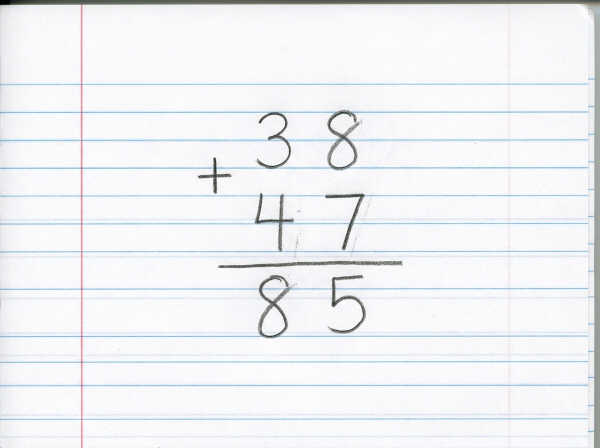
#> input picture services/ai-service/tests/fixtures/sample_input_synthetic.jpg, 1200 x 896 px, found by its file name (shown at 1/2 size); the run also reads 1 picture not shown here
$ python build_arithmetic_line_dataset.py
#> lines starting #> are read from the running program, lines starting #| are printed output that depends on the picture
"""
MathVision Kids — Arithmetic OCR Line Dataset Builder
Task: OCR.DATA.1 — Arithmetic Line Dataset Builder & Fine-Tuning Handoff Preparation
Mode: DATA ENGINEERING / NO MODEL TRAINING / LOCAL-FIRST
"""
import os
import sys
import json
import hashlib
import csv
from pathlib import Path
from typing import Dict, Any, List, Tuple
from PIL import Image, ImageDraw, ImageFont

# Workspace roots
WORKSPACE_ROOT = Path(r"E:\MathVisionKid")
CROPS_DIR = WORKSPACE_ROOT / "ai-training" / "datasets" / "arithmetic_ocr_line_v1" / "crops"
HANDOFF_DIR = WORKSPACE_ROOT / "ai-training" / "handoff" / "outgoing" / "arithmetic_ocr_line_v1"
EVIDENCE_DIR = WORKSPACE_ROOT / "report" / "evidence" / "ocr_data_1"

CROPS_DIR.mkdir(parents=True, exist_ok=True)
HANDOFF_DIR.mkdir(parents=True, exist_ok=True)
(HANDOFF_DIR / "splits").mkdir(parents=True, exist_ok=True)
(HANDOFF_DIR / "config").mkdir(parents=True, exist_ok=True)
(HANDOFF_DIR / "reports").mkdir(parents=True, exist_ok=True)
(HANDOFF_DIR / "samples").mkdir(parents=True, exist_ok=True)
EVIDENCE_DIR.mkdir(parents=True, exist_ok=True)


def sha256_file(p: Path) -> str:
    h = hashlib.sha256()
    with open(p, "rb") as f:
        for chunk in iter(lambda: f.read(65536), b""):
            h.update(chunk)
    return h.hexdigest().lower()


def sha256_bytes(b: bytes) -> str:
    return hashlib.sha256(b).hexdigest().lower()


# ─── Raw Source Definitions ──────────────────────────────────────────────────
# All bounding boxes are defined in pixel coordinates [x1, y1, x2, y2]
# derived strictly from verified ground-truth annotations and programmatic layouts.
# NO model predictions are used.

SOURCES = [
    {
        "source_image_id": "sample_input_synthetic",
        "image_path": WORKSPACE_ROOT / "services" / "ai-service" / "tests" / "fixtures" / "sample_input_synthetic.jpg",
        "operation": "VERTICAL_ADDITION",
        "is_synthetic": True,
        "pii_status": "DEIDENTIFIED_SYNTHETIC",
        "annotation_source": "expected_output.json + verified ink geometry",
        "writer_id": "ANONYMOUS_SYNTHETIC_01",
        "seen_by_yolo": "YES",
        "target_split": "train",
        "rows": [
            {
                "row_index": 0,
                "raw_label": "38",
                "row_type": "OPERAND",
                "bbox": (506, 220, 722, 340),
                "digit_count": 2,
                "contains_operator": False,
                "contains_carry_context": True,
                "contains_borrow_context": False,
                "is_ocr_eligible": True,
            },
            {
                "row_index": 1,
                "raw_label": "+47",
                "row_type": "OPERATOR_OPERAND",
                "bbox": (330, 335, 730, 505),
                "digit_count": 2,
                "contains_operator": True,
                "contains_carry_context": True,
                "contains_borrow_context": False,
                "is_ocr_eligible": True,
            },
            {
                "row_index": 2,
                "raw_label": "=",
                "row_type": "SEPARATOR",
                "bbox": (436, 522, 769, 535),
                "digit_count": 0,
                "contains_operator": False,
                "contains_carry_context": False,
                "contains_borrow_context": False,
                "is_ocr_eligible": False,
                "exclusion_reason": "SEPARATOR_HORIZONTAL_RULE_NON_TEXTUAL",
            },
            {
                "row_index": 3,
                "raw_label": "85",
                "row_type": "RESULT",
                "bbox": (517, 550, 730, 676),
                "digit_count": 2,
                "contains_operator": False,
                "contains_carry_context": True,
                "contains_borrow_context": False,
                "is_ocr_eligible": True,
            },
        ],
    },
    {
        "source_image_id": "synthetic_addition",
        "image_path": WORKSPACE_ROOT / "services" / "ai-service" / "tests" / "fixtures" / "synthetic_addition.jpg",
        "operation": "VERTICAL_ADDITION",
        "is_synthetic": True,
        "pii_status": "DEIDENTIFIED_SYNTHETIC",
        "annotation_source": "programmatic vertical addition fixture (45 + 27 = 72)",
        "writer_id": "ANONYMOUS_SYNTHETIC_02",
        "seen_by_yolo": "YES",
        "target_split": "train",
        "rows": [
            {
                "row_index": 0,
                "raw_label": "45",
                "row_type": "OPERAND",
                "bbox": (261, 154, 376, 207),
                "digit_count": 2,
                "contains_operator": False,
                "contains_carry_context": True,
                "contains_borrow_context": False,
                "is_ocr_eligible": True,
            },
            {
                "row_index": 1,
                "raw_label": "+27",
                "row_type": "OPERATOR_OPERAND",
                "bbox": (184, 254, 376, 306),
                "digit_count": 2,
                "contains_operator": True,
                "contains_carry_context": True,
                "contains_borrow_context": False,
                "is_ocr_eligible": True,
            },
            {
                "row_index": 2,
                "raw_label": "=",
                "row_type": "SEPARATOR",
                "bbox": (170, 339, 420, 343),
                "digit_count": 0,
                "contains_operator": False,
                "contains_carry_context": False,
                "contains_borrow_context": False,
                "is_ocr_eligible": False,
                "exclusion_reason": "SEPARATOR_HORIZONTAL_RULE_NON_TEXTUAL",
            },
            {
                "row_index": 3,
                "raw_label": "72",
                "row_type": "RESULT",
                "bbox": (263, 384, 376, 436),
                "digit_count": 2,
                "contains_operator": False,
                "contains_carry_context": True,
                "contains_borrow_context": False,
                "is_ocr_eligible": True,
            },
        ],
    },
    {
        "source_image_id": "synthetic_addition_carry",
        "image_path": WORKSPACE_ROOT / "services" / "ai-service" / "tests" / "fixtures" / "synthetic_addition_carry.jpg",
        "operation": "VERTICAL_ADDITION",
        "is_synthetic": True,
        "pii_status": "DEIDENTIFIED_SYNTHETIC",
        "annotation_source": "programmatic vertical addition with carry marker (1 above 45 + 27 = 72)",
        "writer_id": "ANONYMOUS_SYNTHETIC_02",
        "seen_by_yolo": "YES",
        "target_split": "train",
        "rows": [
            {
                "row_index": 0,
                "raw_label": "1",
                "row_type": "CARRY_ONLY",
                "bbox": (274, 90, 283, 96),
                "digit_count": 1,
                "contains_operator": False,
                "contains_carry_context": True,
                "contains_borrow_context": False,
                "is_ocr_eligible": False,
                "exclusion_reason": "CARRY_ONLY_AUXILIARY_MARKER_EXCLUDED_PER_SECTION_7",
            },
            {
                "row_index": 1,
                "raw_label": "45",
                "row_type": "OPERAND",
                "bbox": (261, 154, 376, 207),
                "digit_count": 2,
                "contains_operator": False,
                "contains_carry_context": True,
                "contains_borrow_context": False,
                "is_ocr_eligible": True,
            },
            {
                "row_index": 2,
                "raw_label": "+27",
                "row_type": "OPERATOR_OPERAND",
                "bbox": (184, 254, 376, 306),
                "digit_count": 2,
                "contains_operator": True,
                "contains_carry_context": True,
                "contains_borrow_context": False,
                "is_ocr_eligible": True,
            },
            {
                "row_index": 3,
                "raw_label": "=",
                "row_type": "SEPARATOR",
                "bbox": (170, 339, 420, 343),
                "digit_count": 0,
                "contains_operator": False,
                "contains_carry_context": False,
                "contains_borrow_context": False,
                "is_ocr_eligible": False,
                "exclusion_reason": "SEPARATOR_HORIZONTAL_RULE_NON_TEXTUAL",
            },
            {
                "row_index": 4,
                "raw_label": "72",
                "row_type": "RESULT",
                "bbox": (263, 384, 376, 436),
                "digit_count": 2,
                "contains_operator": False,
                "contains_carry_context": True,
                "contains_borrow_context": False,
                "is_ocr_eligible": True,
            },
        ],
    },
    {
        "source_image_id": "synthetic_subtraction",
        "image_path": WORKSPACE_ROOT / "services" / "ai-service" / "tests" / "fixtures" / "synthetic_subtraction.jpg",
        "operation": "VERTICAL_SUBTRACTION",
        "is_synthetic": True,
        "pii_status": "DEIDENTIFIED_SYNTHETIC",
        "annotation_source": "programmatic vertical subtraction fixture (52 - 18 = 34)",
        "writer_id": "ANONYMOUS_SYNTHETIC_03",
        "seen_by_yolo": "YES",
        "target_split": "val",
        "rows": [
            {
                "row_index": 0,
                "raw_label": "52",
                "row_type": "OPERAND",
                "bbox": (263, 154, 376, 207),
                "digit_count": 2,
                "contains_operator": False,
                "contains_carry_context": False,
                "contains_borrow_context": True,
                "is_ocr_eligible": True,
            },
            {
                "row_index": 1,
                "raw_label": "-18",
                "row_type": "OPERATOR_OPERAND",
                "bbox": (182, 254, 376, 307),
                "digit_count": 2,
                "contains_operator": True,
                "contains_carry_context": False,
                "contains_borrow_context": True,
                "is_ocr_eligible": True,
            },
            {
                "row_index": 2,
                "raw_label": "=",
                "row_type": "SEPARATOR",
                "bbox": (170, 339, 420, 343),
                "digit_count": 0,
                "contains_operator": False,
                "contains_carry_context": False,
                "contains_borrow_context": False,
                "is_ocr_eligible": False,
                "exclusion_reason": "SEPARATOR_HORIZONTAL_RULE_NON_TEXTUAL",
            },
            {
                "row_index": 3,
                "raw_label": "34",
                "row_type": "RESULT",
                "bbox": (263, 384, 376, 437),
                "digit_count": 2,
                "contains_operator": False,
                "contains_carry_context": False,
                "contains_borrow_context": True,
                "is_ocr_eligible": True,
            },
        ],
    },
]


def build_dataset():
    print("=" * 70)
    print("BUILDING ARITHMETIC OCR LINE DATASET (OCR.DATA.1)")
    print("=" * 70)

    manifest_records = []
    exclusions_records = []
    seen_crop_hashes = {}  # hash -> sample_id

    total_derived_rows = 0
    total_valid_samples = 0
    duplicates_excluded = 0
    ineligible_excluded = 0

    # 1. Process all source images
    for src in SOURCES:
        src_id = src["source_image_id"]
        img_p = src["image_path"]
        assert img_p.exists(), f"Source image missing: {img_p}"
        src_sha = sha256_file(img_p)

        im = Image.open(img_p)
#> im is the input picture: PIL image 1200x896 RGB; mean R, G, B 239.8, 241.7, 244.5
        W, H = im.size

        for r in src["rows"]:
            total_derived_rows += 1
            r_idx = r["row_index"]
            raw_label = r["raw_label"]
            r_type = r["row_type"]
            is_eligible = r["is_ocr_eligible"]
            x1, y1, x2, y2 = r["bbox"]

            # Proportional padding calculation
            bh = y2 - y1
            pad_y = int(round(bh * 0.15))
            pad_x = int(round(bh * 0.20))
            cx1 = max(0, x1 - pad_x)
            cy1 = max(0, y1 - pad_y)
            cx2 = min(W, x2 + pad_x)
            cy2 = min(H, y2 + pad_y)

            # Crop image (natural unscaled resolution)
            crop_im = im.crop((cx1, cy1, cx2, cy2))
            crop_w, crop_h = crop_im.size

            # Encode bytes to memory to compute exact content hash
            import io
            buf = io.BytesIO()
            crop_im.save(buf, format="PNG")
            crop_bytes = buf.getvalue()
            crop_hash = sha256_bytes(crop_bytes)

            # Determine sample_id
            hash_fragment = crop_hash[:8]
            sample_id = f"{src_id}_row_{r_idx:02d}_{raw_label.replace('+', 'plus').replace('-', 'minus').replace('=', 'eq')}_{hash_fragment}"

            # Check eligibility
            if not is_eligible:
                ineligible_excluded += 1
                exclusions_records.append({
                    "sample_id": sample_id,
                    "source_image_id": src_id,
                    "row_index": r_idx,
                    "raw_label": raw_label,
                    "row_type": r_type,
                    "reason": r.get("exclusion_reason", "INELIGIBLE_ROW_TYPE"),
                    "crop_bbox": [cx1, cy1, cx2, cy2],
                    "crop_dimensions": [crop_w, crop_h],
                })
                print(f"  [EXCLUDED - {r_type}] {sample_id} ({raw_label}) - {r.get('exclusion_reason')}")
                continue

            # Check deduplication
            if crop_hash in seen_crop_hashes:
                duplicates_excluded += 1
                orig_sample_id = seen_crop_hashes[crop_hash]
                exclusions_records.append({
                    "sample_id": sample_id,
                    "source_image_id": src_id,
                    "row_index": r_idx,
                    "raw_label": raw_label,
                    "row_type": r_type,
                    "reason": f"DUPLICATE_CROP_EXACT_BYTES (identical to {orig_sample_id})",
                    "duplicate_of": orig_sample_id,
                    "crop_hash": crop_hash,
                    "crop_bbox": [cx1, cy1, cx2, cy2],
                })
                print(f"  [EXCLUDED - DUPLICATE] {sample_id} ({raw_label}) duplicate of {orig_sample_id}")
                continue

            # Valid unique sample
            seen_crop_hashes[crop_hash] = sample_id
            total_valid_samples += 1

            # Save crop to dataset directory
            crop_filename = f"{sample_id}.png"
            crop_file_path = CROPS_DIR / crop_filename
            with open(crop_file_path, "wb") as f:
                f.write(crop_bytes)

            record = {
                "sample_id": sample_id,
                "crop_path": str(crop_file_path.relative_to(WORKSPACE_ROOT)).replace("\\", "/"),
                "crop_filename": crop_filename,
                "raw_label": raw_label,
                "normalized_label": raw_label,
                "source_image_id": src_id,
                "source_image_hash": src_sha,
                "crop_hash": crop_hash,
                "row_index": r_idx,
                "row_type": r_type,
                "operation": src["operation"],
                "digit_count": r["digit_count"],
                "contains_operator": r["contains_operator"],
                "contains_carry_context": r["contains_carry_context"],
                "contains_borrow_context": r["contains_borrow_context"],
                "crop_dimensions": {"width": crop_w, "height": crop_h},
                "split": src["target_split"],
                "annotation_source": src["annotation_source"],
                "is_synthetic": src["is_synthetic"],
                "writer_id": src["writer_id"],
                "pii_status": src["pii_status"],
                "seen_by_yolo": src["seen_by_yolo"],
            }
            manifest_records.append(record)
            print(f"  [SAVED - {record['split'].upper()}] {sample_id} -> '{raw_label}' ({crop_w}x{crop_h})")
#> this loop made 4 passes
#> pass 1, in build_dataset, `crop_im = im.crop((cx1, cy1, cx2, cy2))`:
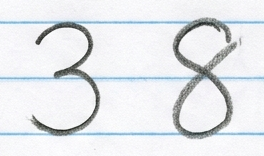
#> crop_im: PIL image 264x156 RGB; mean R, G, B 229.3, 232, 235.3
#> pass 2, in build_dataset, `crop_im = im.crop((cx1, cy1, cx2, cy2))`:
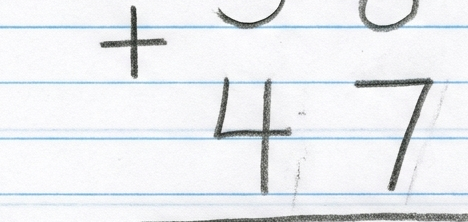
#> crop_im: PIL image 468x222 RGB; mean R, G, B 233.6, 236.2, 239.2
#> pass 3, in build_dataset, `crop_im = im.crop((cx1, cy1, cx2, cy2))`:
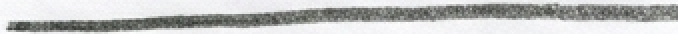
#> crop_im: PIL image 339x17 RGB (shown 2 times larger); mean R, G, B 191.9, 192.9, 192.2
#> after the loop:
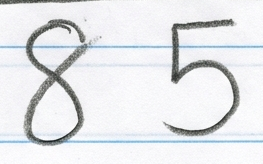
#> crop_im: PIL image 263x164 RGB; mean R, G, B 228.6, 230.4, 233.2
#> after the loop, duplicates_excluded = 0; exclusions_records = 1 item; ineligible_excluded = 1; manifest_records = 3 items; seen_crop_hashes = 3 items; total_derived_rows = 4; total_valid_samples = 3

    # 2. Write manifest files (JSONL and CSV)
    manifest_jsonl_path = HANDOFF_DIR / "dataset_manifest.jsonl"
    with open(manifest_jsonl_path, "w", encoding="utf-8") as f:
        for rec in manifest_records:
            f.write(json.dumps(rec, ensure_ascii=False) + "\n")

    manifest_csv_path = HANDOFF_DIR / "dataset_manifest.csv"
    if manifest_records:
        keys = list(manifest_records[0].keys())
        with open(manifest_csv_path, "w", newline="", encoding="utf-8") as f:
            writer = csv.writer(f)
            writer.writerow(keys)
            for rec in manifest_records:
                row = []
                for k in keys:
                    v = rec[k]
                    if isinstance(v, (dict, list)):
                        row.append(json.dumps(v))
                    else:
                        row.append(v)
                writer.writerow(row)

    # 3. Write split files
    splits_summary = {}
    for split_name in ["train", "val", "test"]:
        split_records = [r for r in manifest_records if r["split"] == split_name]
        split_file = HANDOFF_DIR / "splits" / f"{split_name}.txt"
        with open(split_file, "w", encoding="utf-8") as f:
            for r in split_records:
                f.write(f"{r['crop_path']}\t{r['raw_label']}\n")
        splits_summary[split_name] = len(split_records)

    # 4. Generate Exclusions Report
    exclusions_path = HANDOFF_DIR / "reports" / "exclusions.json"
    with open(exclusions_path, "w", encoding="utf-8") as f:
        json.dump({
            "total_derived_rows": total_derived_rows,
            "total_valid_line_samples": total_valid_samples,
            "duplicates_excluded_count": duplicates_excluded,
            "ineligible_rows_excluded_count": ineligible_excluded,
            "exclusions": exclusions_records,
        }, f, indent=2)

    # 5. Coverage Analysis
    digits_counter = {str(d): 0 for d in range(10)}
    operators_counter = {"+": 0, "-": 0, "=": 0}
    lengths_counter = {f"{i}_digits": 0 for i in range(1, 7)}
    row_types_counter = {}
    ops_counter = {}
    carry_count = 0
    borrow_count = 0

    for r in manifest_records:
        lbl = r["raw_label"]
        rt = r["row_type"]
        row_types_counter[rt] = row_types_counter.get(rt, 0) + 1
        op = r["operation"]
        ops_counter[op] = ops_counter.get(op, 0) + 1

        if r["contains_carry_context"]:
            carry_count += 1
        if r["contains_borrow_context"]:
            borrow_count += 1

        d_cnt = r["digit_count"]
        if 1 <= d_cnt <= 6:
            lengths_counter[f"{d_cnt}_digits"] += 1

        for ch in lbl:
            if ch in digits_counter:
                digits_counter[ch] += 1
            elif ch in operators_counter:
                operators_counter[ch] += 1

    coverage_summary = {
        "dataset_name": "arithmetic_ocr_line_v1",
        "total_valid_samples": total_valid_samples,
        "splits": splits_summary,
        "classification": "PARTIAL_DATASET",
        "dataset_size_assessment": "DATASET_TOO_SMALL",
        "writer_disjoint": "UNKNOWN",
        "seen_by_yolo_evaluation_contamination": "ALL_SAMPLES_SEEN_BY_YOLO",
        "digits_distribution": digits_counter,
        "operators_distribution": operators_counter,
        "operand_lengths_distribution": lengths_counter,
        "operations_distribution": ops_counter,
        "row_types_distribution": row_types_counter,
        "carry_context_samples": carry_count,
        "borrow_context_samples": borrow_count,
        "resolution_info": {
            "source_resolutions": ["1200x896", "640x640"],
            "crop_min_dim": min([r["crop_dimensions"]["height"] for r in manifest_records]) if manifest_records else 0,
            "crop_max_dim": max([r["crop_dimensions"]["width"] for r in manifest_records]) if manifest_records else 0,
        },
    }

    coverage_path = HANDOFF_DIR / "reports" / "coverage_summary.json"
    with open(coverage_path, "w", encoding="utf-8") as f:
        json.dump(coverage_summary, f, indent=2)

    # 6. Generate Visual Review Grid
    generate_review_grid(manifest_records)

    # 7. Generate Recommended Fine-Tuning Config
    generate_training_config()

    # 8. Generate Handoff README
    generate_handoff_readme(coverage_summary, splits_summary)

    print("\n" + "=" * 70)
    print("DATASET BUILD COMPLETED SUCCESSFULLY")
    print(f"Total derived rows: {total_derived_rows}")
    print(f"Valid line OCR samples: {total_valid_samples}")
    print(f"Duplicates excluded: {duplicates_excluded}")
    print(f"Ineligible excluded: {ineligible_excluded}")
    print(f"Splits: Train={splits_summary['train']}, Val={splits_summary['val']}, Test={splits_summary['test']}")
    print(f"Classification: PARTIAL_DATASET (DATASET_TOO_SMALL)")
    print("=" * 70)


def generate_review_grid(records: List[Dict[str, Any]]):
    """Generates a visual contact sheet with sample_id and raw_label overlaid."""
    if not records:
        return

    n_samples = len(records)
    cols = 3
    rows = (n_samples + cols - 1) // cols

    cell_w = 400
    cell_h = 160
    grid_w = cols * cell_w + 40
    grid_h = rows * cell_h + 100

    grid_img = Image.new("RGB", (grid_w, grid_h), color=(245, 247, 250))
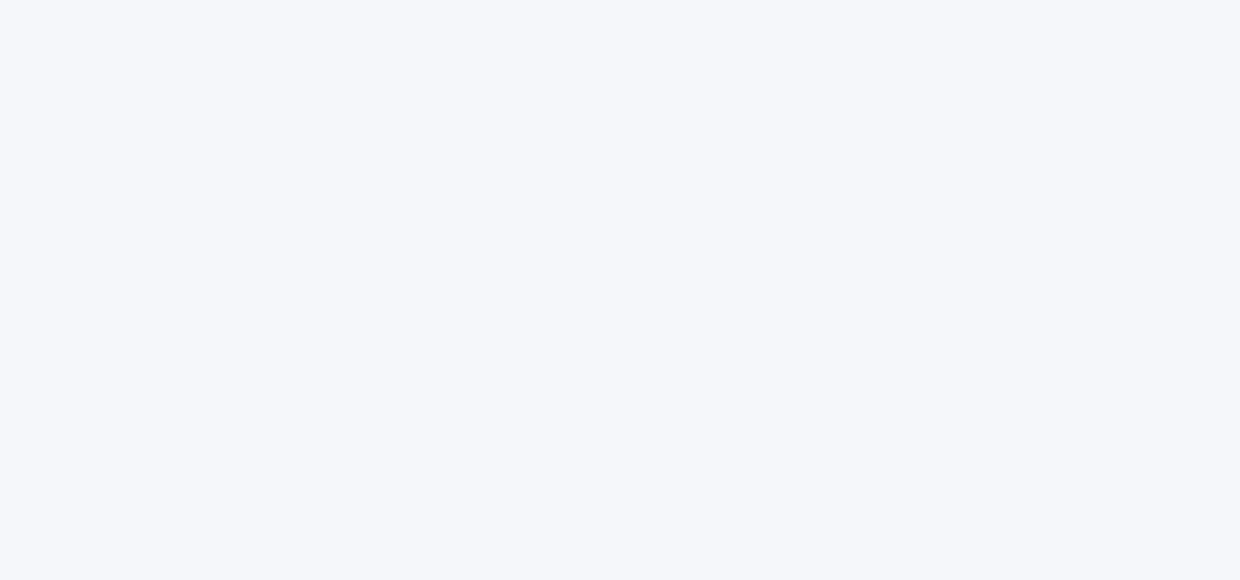
#> grid_img: PIL image 1240x580 RGB; mean R, G, B 245, 247, 250
    draw = ImageDraw.Draw(grid_img)

    # Header
    draw.text((20, 20), "MathVision Kids - Arithmetic OCR Line Dataset v1 (Contact Sheet)", fill=(20, 30, 50))
    draw.text((20, 45), f"Total Verified Line Crops: {n_samples} | Natural Aspect Ratio | No Artificial Resize", fill=(100, 110, 120))

    for idx, r in enumerate(records):
        col_idx = idx % cols
        row_idx = idx // cols

        x_offset = 20 + col_idx * cell_w
        y_offset = 80 + row_idx * cell_h

        card_rect = [x_offset, y_offset, x_offset + cell_w - 15, y_offset + cell_h - 15]
        draw.rectangle(card_rect, fill=(255, 255, 255), outline=(210, 220, 230), width=1)

        crop_p = WORKSPACE_ROOT / r["crop_path"]
        if crop_p.exists():
            c_im = Image.open(crop_p).convert("RGB")
            max_cw = cell_w - 35
            max_ch = cell_h - 55
            c_im.thumbnail((max_cw, max_ch), Image.Resampling.LANCZOS)
            paste_x = x_offset + 10 + (max_cw - c_im.width) // 2
            paste_y = y_offset + 40 + (max_ch - c_im.height) // 2
            grid_img.paste(c_im, (paste_x, paste_y))
#> (the rest of the program and of its run is left out)
